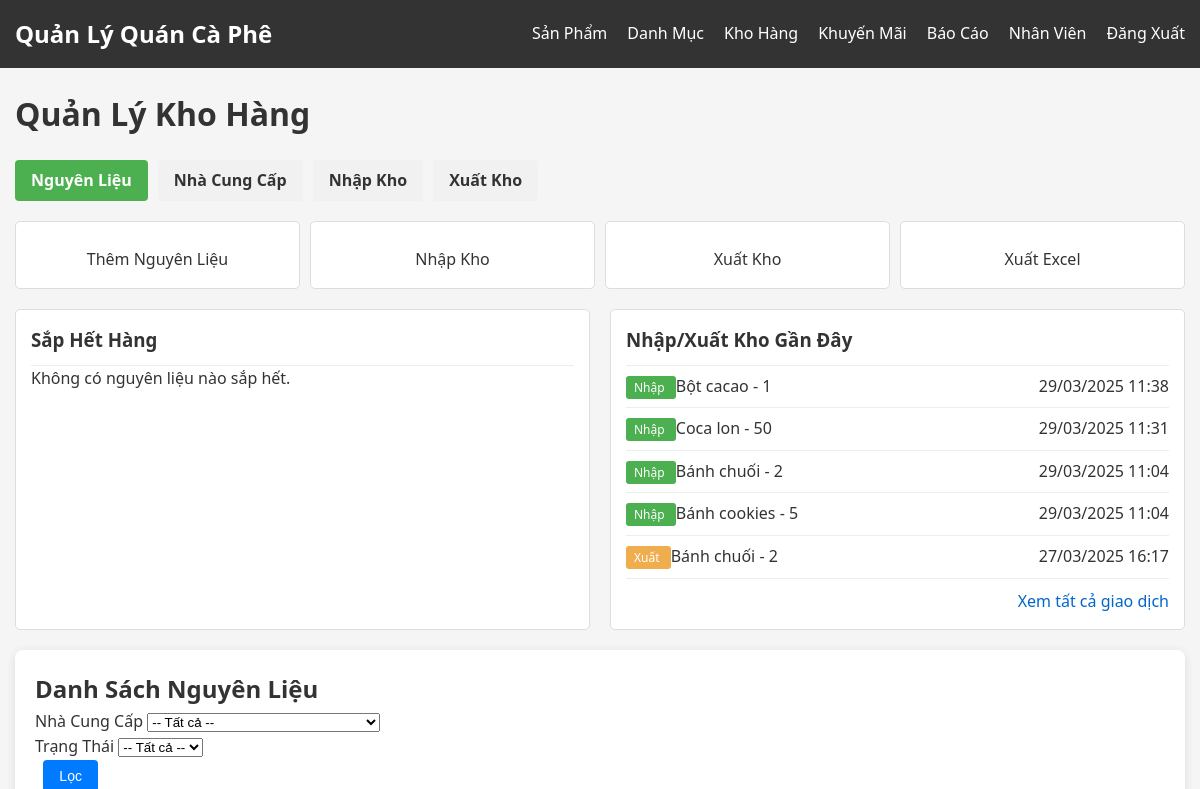
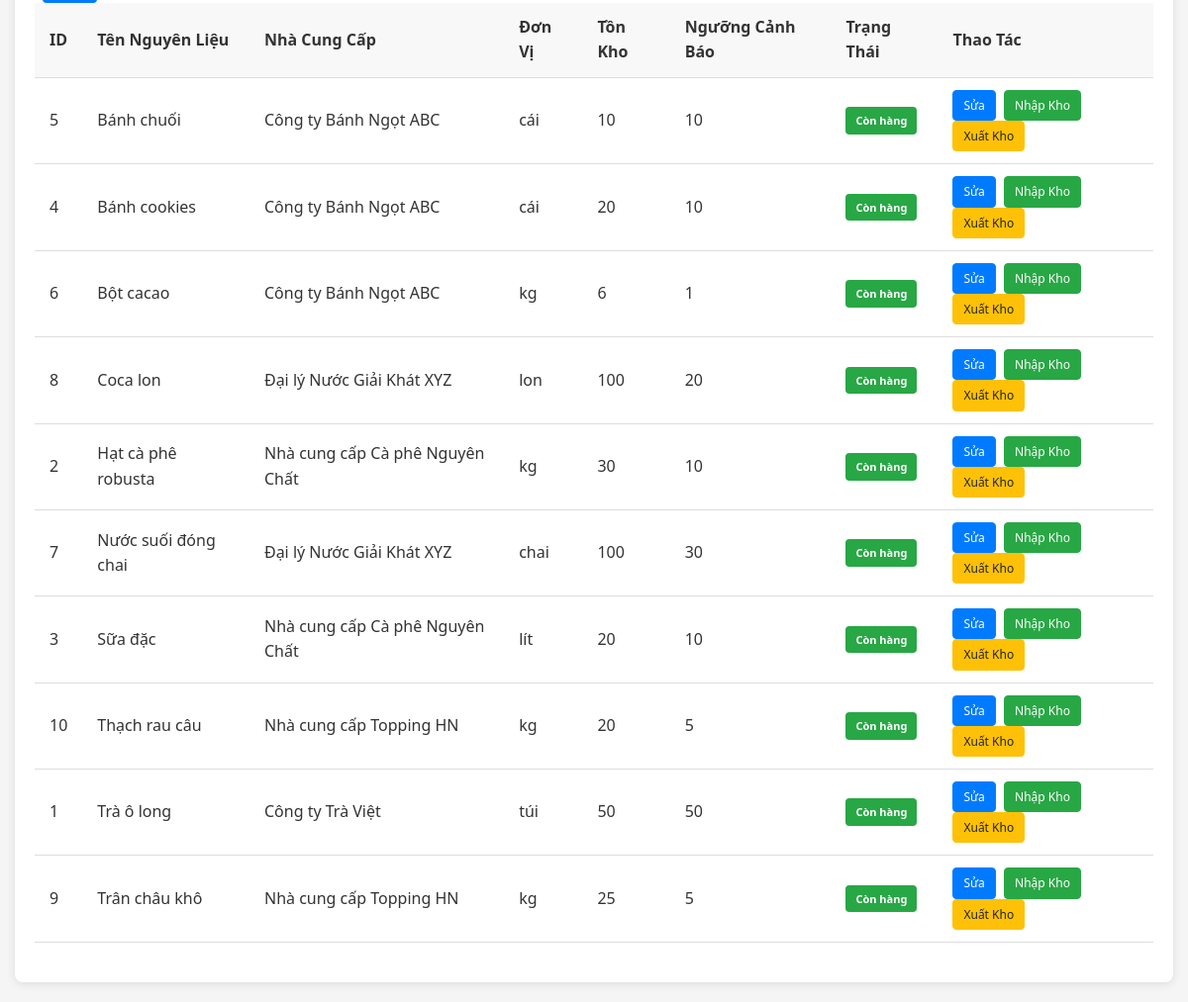
Screenshot of /admin/inventory.php (signed in) with the database file from the repository (2 pictures, top to bottom).
### tables this page shows
CREATE TABLE `stock_transactions` (
  `transaction_id` int(11) NOT NULL,
  `material_id` int(11) NOT NULL,
  `transaction_type` enum('Nhập','Xuất') NOT NULL,
  `quantity` int(11) NOT NULL,
  `unit_price` decimal(10,2) DEFAULT NULL,
  `total_amount` decimal(10,2) GENERATED ALWAYS AS (`quantity` * `unit_price`) STORED,
  `transaction_datetime` datetime DEFAULT current_timestamp(),
  `note` text DEFAULT NULL
);

CREATE TABLE `materials` (
  `material_id` int(11) NOT NULL,
  `material_name` varchar(100) NOT NULL,
  `supplier_id` int(11) NOT NULL,
  `unit` varchar(50) NOT NULL,
  `stock_quantity` int(11) NOT NULL DEFAULT 0,
  `low_stock_threshold` int(11) NOT NULL DEFAULT 10,
  `status` enum('Còn hàng','Hết hàng') DEFAULT 'Còn hàng'
);

CREATE TABLE `suppliers` (
  `supplier_id` int(11) NOT NULL,
  `supplier_name` varchar(100) NOT NULL,
  `contact_person` varchar(100) DEFAULT NULL,
  `phone` varchar(15) DEFAULT NULL,
  `email` varchar(100) DEFAULT NULL,
  `address` text DEFAULT NULL,
  `status` enum('Hoạt động','Ngừng hợp tác') DEFAULT 'Hoạt động'
);

### admin/inventory.php (the view, shortened to what this page needs)
<?php
require_once '../config/db.php';
$materials_where = "WHERE 1=1";
$materials_query = "SELECT m.*, s.supplier_name FROM Materials m
                    JOIN Suppliers s ON m.supplier_id = s.supplier_id
                    $materials_where ORDER BY m.material_name";
$materials_result = $conn->query($materials_query);
$edit_material = null;
$low_stock_query = "SELECT m.*, s.supplier_name
                   FROM Materials m
                   JOIN Suppliers s ON m.supplier_id = s.supplier_id
                   WHERE m.stock_quantity < m.low_stock_threshold
                   ORDER BY m.stock_quantity ASC
                   LIMIT 5";
$low_stock_result = $conn->query($low_stock_query);
$recent_transactions_query = "SELECT t.*, m.material_name,
                            CASE t.transaction_type WHEN 'Nhập' THEN 'success' ELSE 'warning' END AS badge_class
                            FROM Stock_Transactions t
                            JOIN Materials m ON t.material_id = m.material_id
                            ORDER BY t.transaction_datetime DESC
                            LIMIT 5";
$recent_transactions_result = $conn->query($recent_transactions_query);
?>
<!DOCTYPE html>
<html lang="vi">
<head>
    <link rel="stylesheet" href="../assets/css/style.css">
</head>
<body>
    <nav class="navbar">
        <div class="container">
            <a href="dashboard.php" class="navbar-brand">Quản Lý Quán Cà Phê</a>
            <ul class="navbar-nav">
                <li class="nav-item"><a href="products.php" class="nav-link">Sản Phẩm</a></li>
                <li class="nav-item"><a href="categories.php" class="nav-link">Danh Mục</a></li>
                <li class="nav-item"><a href="inventory.php" class="nav-link active">Kho Hàng</a></li>
                <li class="nav-item"><a href="promotions.php" class="nav-link">Khuyến Mãi</a></li>
                <li class="nav-item"><a href="reports.php" class="nav-link">Báo Cáo</a></li>
                <li class="nav-item"><a href="users.php" class="nav-link">Nhân Viên</a></li>
                <li class="nav-item"><a href="../logout.php" class="nav-link">Đăng Xuất</a></li>
            </ul>
        </div>
    </nav>
    <div class="container">
        <div class="dashboard">
            <div class="dashboard-header">
                <h1>Quản Lý Kho Hàng</h1>
            </div>
            <div class="inventory-nav">
                <a href="inventory.php" class="active">Nguyên Liệu</a>
                <a href="suppliers.php">Nhà Cung Cấp</a>
                <a href="stock_in.php">Nhập Kho</a>
                <a href="stock_out.php">Xuất Kho</a>
            </div>
            <div class="quick-actions">
                <a href="?quick_action=add_material">
                    Thêm Nguyên Liệu
                </a>
                <a href="stock_in.php?quick_action=add_stock">
                    Nhập Kho
                </a>
                <a href="stock_out.php?quick_action=use_stock">
                    Xuất Kho
                </a>
                <a href="?export=materials">
                    Xuất Excel
                </a>
            </div>
            <div class="dashboard-widgets">
                <div class="widget">
                    <h3>Sắp Hết Hàng</h3>
                    <?php if ($low_stock_result->num_rows > 0): ?>
                        <table class="table">
                            <thead>
                                <tr>
                                    <th>Tên Nguyên Liệu</th>
                                    <th>Tồn Kho</th>
                                    <th>Đơn Vị</th>
                                </tr>
                            </thead>
                            <tbody>
                                <?php while ($material = $low_stock_result->fetch_assoc()): ?>
                                    <tr>
                                        <td><?php echo $material['material_name']; ?></td>
                                        <td><strong><?php echo $material['stock_quantity']; ?></strong></td>
                                        <td><?php echo $material['unit']; ?></td>
                                    </tr>
                                <?php endwhile; ?>
                            </tbody>
                        </table>
                    <?php else: ?>
                        <p>Không có nguyên liệu nào sắp hết.</p>
                    <?php endif; ?>
                </div>
                <div class="widget">
                    <h3>Nhập/Xuất Kho Gần Đây</h3>
                    <?php if ($recent_transactions_result && $recent_transactions_result->num_rows > 0): ?>
                        <?php while ($transaction = $recent_transactions_result->fetch_assoc()): ?>
                            <div class="transaction-item">
                                <div>
                                    <span class="transaction-badge <?php echo $transaction['badge_class']; ?>">
                                        <?php echo $transaction['transaction_type']; ?>
                                    </span>
                                    <?php echo $transaction['material_name']; ?> - <?php echo $transaction['quantity']; ?>
                                </div>
                                <div><?php echo date('d/m/Y H:i', strtotime($transaction['transaction_datetime'])); ?></div>
                            </div>
                        <?php endwhile; ?>
                        <div style="margin-top: 10px; text-align: right;">
                            <a href="stock_in.php">Xem tất cả giao dịch</a>
                        </div>
                    <?php else: ?>
                        <p>Không có giao dịch gần đây.</p>
                    <?php endif; ?>
                </div>
            </div>
            <div class="row">
                <div class="col-md-<?php echo $edit_material ? '8' : '12'; ?>">
                    <div class="card">
                        <h2>Danh Sách Nguyên Liệu</h2>
                        <form method="GET" action="inventory.php" class="mb-3">
                            <div class="row">
                                <div class="col-md-5">
                                    <label for="filter_supplier">Nhà Cung Cấp</label>
                                    <select id="filter_supplier" name="filter_supplier" class="form-control">
                                        <option value="0">-- Tất cả --</option>
                                    </select>
                                </div>
                                <div class="col-md-5">
                                    <label for="filter_status">Trạng Thái</label>
                                    <select id="filter_status" name="filter_status" class="form-control">
                                        <option value="">-- Tất cả --</option>
                                    </select>
                                </div>
                                <div class="col-md-2">
                                    <label>&nbsp;</label>
                                    <button type="submit" class="btn btn-primary form-control">Lọc</button>
                                </div>
                            </div>
                        </form>
                        <table class="table">
                            <thead>
                                <tr>
                                    <th>ID</th>
                                    <th>Tên Nguyên Liệu</th>
                                    <th>Nhà Cung Cấp</th>
                                    <th>Đơn Vị</th>
                                    <th>Tồn Kho</th>
                                    <th>Ngưỡng Cảnh Báo</th>
                                    <th>Trạng Thái</th>
                                    <th>Thao Tác</th>
                                </tr>
                            </thead>
                            <tbody>
                                <?php if ($materials_result->num_rows > 0): ?>
                                    <?php while ($material = $materials_result->fetch_assoc()): ?>
                                        <tr>
                                            <td><?php echo $material['material_id']; ?></td>
                                            <td><?php echo $material['material_name']; ?></td>
                                            <td><?php echo $material['supplier_name']; ?></td>
                                            <td><?php echo $material['unit']; ?></td>
                                            <td>
                                                <?php echo $material['stock_quantity']; ?>
                                            </td>
                                            <td><?php echo $material['low_stock_threshold']; ?></td>
                                            <td>
                                                <span class="status-badge-supplier status-<?php echo strtolower(str_replace(' ', '-', htmlspecialchars($material['status']))); ?>">
                                                    <?php echo $material['status']; ?>
                                                </span>
                                            </td>
                                            <td>
                                                <a href="?edit=<?php echo $material['material_id']; ?>" class="btn btn-sm btn-primary">Sửa</a>
                                                <a href="stock_in.php?material_id=<?php echo $material['material_id']; ?>" class="btn btn-sm btn-success">Nhập Kho</a>
                                                <a href="stock_out.php?material_id=<?php echo $material['material_id']; ?>" class="btn btn-sm btn-warning">Xuất Kho</a>
                                            </td>
                                        </tr>
                                    <?php endwhile; ?>
                                <?php else: ?>
                                    <tr><td colspan="7" class="text-center">Không có nguyên liệu nào</td></tr>
                                <?php endif; ?>
                            </tbody>
                        </table>
                    </div>
                </div>
            </div>
        </div>
    </div>
</body>
</html>

### assets/css/style.css (style rules this page uses)
* { margin: 0; padding: 0; box-sizing: border-box; }
body { font-family: 'Segoe UI', Tahoma, Geneva, Verdana, sans-serif; line-height: 1.6; color: #333; background-color: #f5f5f5; }
a { text-decoration: none; color: #0066cc; }
ul { list-style: none; }
.container { width: 100%; max-width: 1200px; margin: 0 auto; padding: 0 15px; }
.btn { display: inline-block; padding: 8px 16px; border: none; border-radius: 4px; cursor: pointer; font-size: 14px; text-align: center; transition: all 0.3s ease; }
.btn-primary { background-color: #4CAF50; color: white; }
.btn-warning { background-color: #ff9800; color: white; }
.btn-success { background-color: #00ccff; color: white; }
.btn-sm { padding: 4px 8px; font-size: 12px; }
.table { width: 100%; border-collapse: collapse; margin-bottom: 20px; }
.table th, .table td { padding: 12px 15px; text-align: left; border-bottom: 1px solid #ddd; }
.table th { background-color: #f8f8f8; font-weight: 600; }
.navbar { background-color: #333; color: white; padding: 15px 0; }
.navbar .container { display: flex; justify-content: space-between; align-items: center; }
.navbar-brand { font-size: 1.5rem; font-weight: bold; color: white; }
.navbar-nav { display: flex; }
.nav-item { margin-left: 20px; }
.nav-link { color: white; transition: all 0.3s ease; }
.dashboard { padding: 20px 0; }
.dashboard-header { margin-bottom: 20px; }
.card { background-color: white; border-radius: 8px; box-shadow: 0 2px 10px rgba(0, 0, 0, 0.1); padding: 20px; }
.status-còn-hàng { background-color: #28a745 !important; display: inline-block !important; padding: 5px 10px !important; border-radius: 4px !important; font-weight: bold !important; font-size: 11px !important; color: white !important; }
.btn-sm { padding: 5px 10px !important; font-size: 12px !important; border-radius: 4px !important; margin-right: 4px !important; }
.btn-primary { background-color: #007bff !important; color: white !important; }
.btn-success { background-color: #28a745 !important; color: white !important; }
.btn-warning { background-color: #ffc107 !important; color: #212529 !important; }
table .btn-sm { display: inline-block; padding: 5px 10px !important; font-size: 12px !important; border-radius: 4px !important; margin-right: 4px !important; text-decoration: none; }
table .btn-primary { background-color: #007bff !important; color: white !important; border: 1px solid #007bff !important; }
table .btn-success { background-color: #28a745 !important; color: white !important; border: 1px solid #28a745 !important; }
table .btn-warning { background-color: #ffc107 !important; color: #212529 !important; border: 1px solid #ffc107 !important; }

### admin/inventory.php (style rules this page uses)
.inventory-nav { display: flex; gap: 10px; margin-bottom: 20px; }
.inventory-nav a { padding: 8px 16px; background-color: #f1f1f1; border-radius: 4px; text-decoration: none; color: #333; font-weight: bold; }
.inventory-nav a.active { background-color: #4CAF50; color: white; }
.quick-actions { display: flex; gap: 10px; margin-bottom: 20px; }
.quick-actions a { flex: 1; display: flex; flex-direction: column; align-items: center; padding: 15px; background-color: #fff; border-radius: 5px; border: 1px solid #ddd; text-decoration: none; color: #333; transition: all 0.3s; }
.dashboard-widgets { display: flex; flex-wrap: wrap; gap: 20px; margin-bottom: 20px; }
.widget { flex: 1; min-width: 250px; background-color: #fff; border-radius: 5px; border: 1px solid #ddd; padding: 15px; }
.widget h3 { margin-top: 0; border-bottom: 1px solid #eee; padding-bottom: 10px; }
.transaction-item { display: flex; justify-content: space-between; padding: 8px 0; border-bottom: 1px solid #eee; }
.transaction-badge { padding: 3px 8px; border-radius: 3px; color: white; font-size: 12px; }
.transaction-badge.success { background-color: #4CAF50; }
.transaction-badge.warning { background-color: #f0ad4e; }

### rows the page displays
stock_transactions: transaction_type "Nhập", material.material_name "Bột cacao", quantity "1", transaction_datetime "29/03/2025 11:38"
stock_transactions: transaction_type "Nhập", material.material_name "Coca lon", quantity "50", transaction_datetime "29/03/2025 11:31"
stock_transactions: transaction_type "Nhập", material.material_name "Bánh chuối", quantity "2", transaction_datetime "29/03/2025 11:04"
stock_transactions: transaction_type "Nhập", material.material_name "Bánh cookies", quantity "5", transaction_datetime "29/03/2025 11:04"
stock_transactions: transaction_type "Xuất", material.material_name "Bánh chuối", quantity "2", transaction_datetime "27/03/2025 16:17"
materials: material_id "5", material_name "Bánh chuối", supplier.supplier_name "Công ty Bánh Ngọt ABC", unit "cái", stock_quantity "10", low_stock_threshold "10", status "Còn hàng"
materials: material_id "4", material_name "Bánh cookies", supplier.supplier_name "Công ty Bánh Ngọt ABC", unit "cái", stock_quantity "20", low_stock_threshold "10", status "Còn hàng"
materials: material_id "6", material_name "Bột cacao", supplier.supplier_name "Công ty Bánh Ngọt ABC", unit "kg", stock_quantity "6", low_stock_threshold "1", status "Còn hàng"
materials: material_id "8", material_name "Coca lon", supplier.supplier_name "Đại lý Nước Giải Khát XYZ", unit "lon", stock_quantity "100", low_stock_threshold "20", status "Còn hàng"
materials: material_id "2", material_name "Hạt cà phê robusta", supplier.supplier_name "Nhà cung cấp Cà phê Nguyên Chất", unit "kg", stock_quantity "30", low_stock_threshold "10", status "Còn hàng"
materials: material_id "7", material_name "Nước suối đóng chai", supplier.supplier_name "Đại lý Nước Giải Khát XYZ", unit "chai", stock_quantity "100", low_stock_threshold "30", status "Còn hàng"
materials: material_id "3", material_name "Sữa đặc", supplier.supplier_name "Nhà cung cấp Cà phê Nguyên Chất", unit "lít", stock_quantity "20", low_stock_threshold "10", status "Còn hàng"
materials: material_id "10", material_name "Thạch rau câu", supplier.supplier_name "Nhà cung cấp Topping HN", unit "kg", stock_quantity "20", low_stock_threshold "5", status "Còn hàng"
materials: material_id "1", material_name "Trà ô long", supplier.supplier_name "Công ty Trà Việt", unit "túi", stock_quantity "50", low_stock_threshold "50", status "Còn hàng"
materials: material_id "9", material_name "Trân châu khô", supplier.supplier_name "Nhà cung cấp Topping HN", unit "kg", stock_quantity "25", low_stock_threshold "5", status "Còn hàng"
